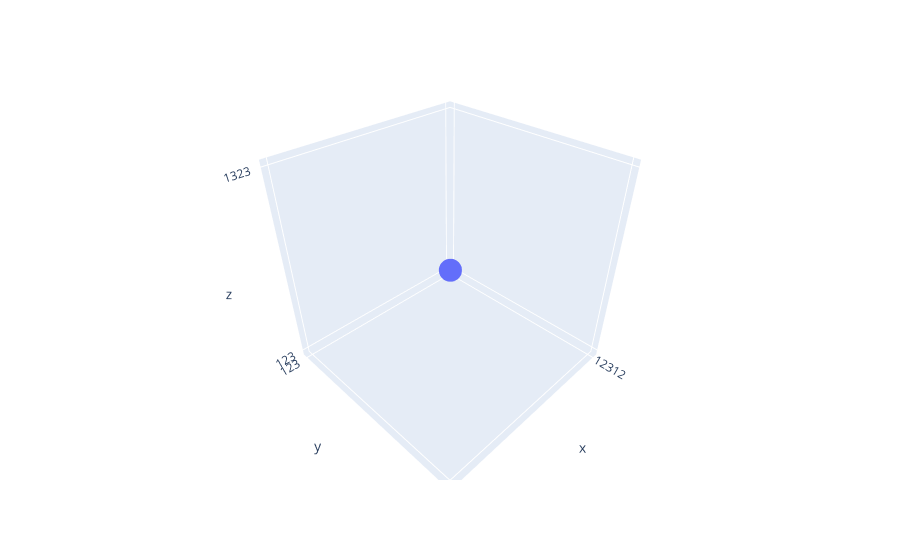

Notebook source saved alongside this figure:
### Code cell
alt.Chart(comments.reset_index()).mark_line().encode(
    x='temperature',
    y='pressure_sensor'
)

df = comments
fig = px.scatter_3d(df, x='x', y='y', z='z')
fig.show()

### Figure 1 — Plotly figure (JSON) as saved in the notebook; plotly's stock layout.template omitted (floating-point values rounded to 4 significant figures)
{"data": [{"hovertemplate": "x=%{x}<br>y=%{y}<br>z=%{z}<extra></extra>", "legendgroup": "", "marker": {"color": "#636efa", "symbol": "circle"}, "mode": "markers", "name": "", "scene": "scene", "showlegend": false, "type": "scatter3d", "x": ["12312", "123"], "y": ["123", "12312"], "z": ["123", "1323"]}], "layout": {"legend": {"tracegroupgap": 0}, "margin": {"t": 60}, "scene": {"domain": {"x": [0, 1], "y": [0, 1]}, "xaxis": {"title": {"text": "x"}}, "yaxis": {"title": {"text": "y"}}, "zaxis": {"title": {"text": "z"}}}}}
